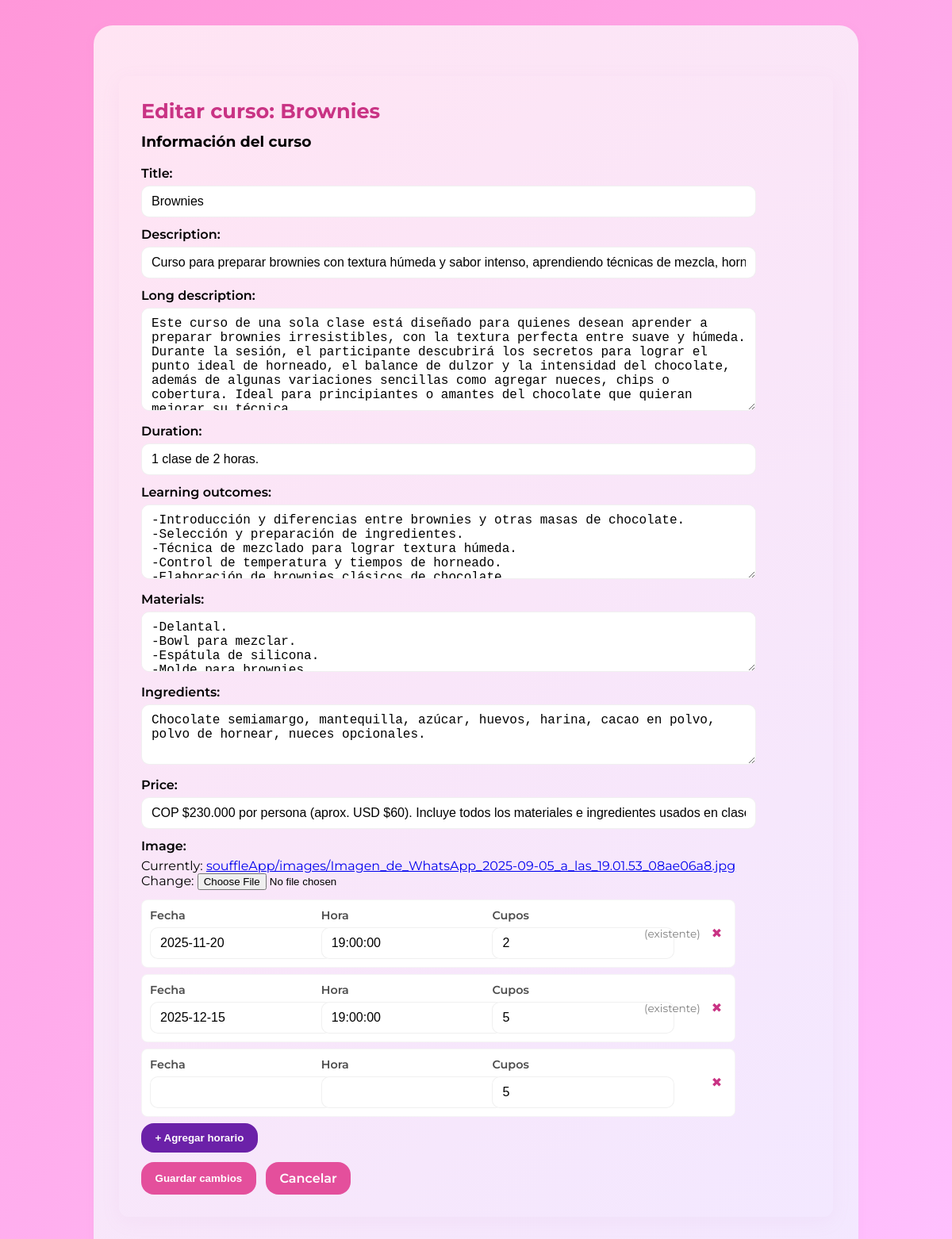
Before: /curso/2/edit/ (signed in) with the older database file.
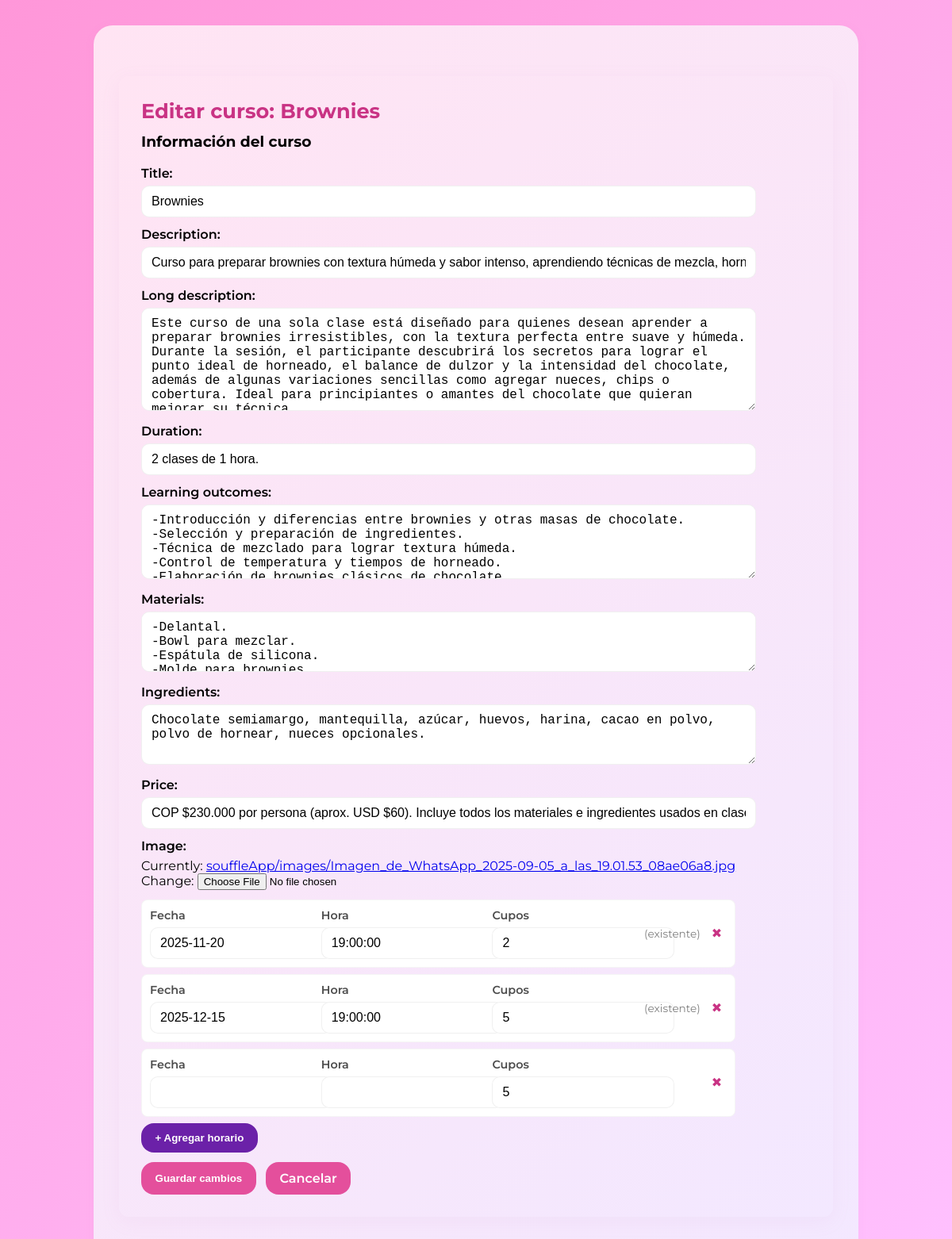
After: the same page with the newer database file.
### souffleApp/models.py (models this page shows, shortened)
class SouffleApp(models.Model):
    title = models.CharField(max_length=100)
    description = models.CharField(max_length=250)
    long_description = models.TextField(blank=True)
    duration = models.CharField(max_length=50, blank=True)
    learning_outcomes = models.TextField(blank=True)
    materials = models.TextField(blank=True)
    ingredients = models.TextField(blank=True)
    price = models.CharField(max_length=150, blank=True)
    image = models.ImageField(upload_to='souffleApp/images/')
    embedding = models.BinaryField(null=True, blank=True)

### souffleApp/views.py (the view)
# urls.py: path('curso/<int:curso_id>/edit/', souffle.curso_edit, name='curso_edit'),
@admin_required
def curso_edit(request, curso_id):
    curso = get_object_or_404(SouffleApp, id=curso_id)
    HorarioFormSet = inlineformset_factory(SouffleApp, Horario, fields=('fecha', 'hora', 'cupos'), extra=1, can_delete=True)
    if request.method == 'POST':
        form = CursoForm(request.POST, request.FILES, instance=curso)
        formset = HorarioFormSet(request.POST, instance=curso)
        if form.is_valid() and formset.is_valid():
            form.save()
            formset.save()
            messages.success(request, 'Curso y horarios actualizados.')
            return redirect('curso_detail', curso_id=curso.id)
        else:
            messages.error(request, 'Errores en el formulario. Verifica los campos.')
    else:
        form = CursoForm(instance=curso)
        formset = HorarioFormSet(instance=curso)
    return render(request, 'souffleApp/curso_edit.html', {'form': form, 'curso': curso, 'formset': formset})

### souffleApp/forms.py
class CursoForm(forms.ModelForm):
    class Meta:
        model = SouffleApp
        fields = ['title', 'description', 'long_description', 'duration', 'learning_outcomes', 'materials', 'ingredients', 'price', 'image']
        widgets = {
            'title': forms.TextInput(attrs={'class': 'form-control'}),
            'description': forms.TextInput(attrs={'class': 'form-control'}),
            'long_description': forms.Textarea(attrs={'class': 'form-control', 'rows': 6}),
            'duration': forms.TextInput(attrs={'class': 'form-control'}),
            'learning_outcomes': forms.Textarea(attrs={'class': 'form-control', 'rows': 4}),
            'materials': forms.Textarea(attrs={'class': 'form-control', 'rows': 3}),
            'ingredients': forms.Textarea(attrs={'class': 'form-control', 'rows': 3}),
            'price': forms.TextInput(attrs={'class': 'form-control'}),
            'image': forms.ClearableFileInput(attrs={'class': 'form-control'}),
        }

### souffleApp/templates/souffleApp/curso_edit.html (shortened to what this page needs)
{% extends 'souffleApp/base.html' %}
{% block content %}
<div class="edit-container">
  <h2 class="edit-title">Editar curso: {{ curso.title }}</h2>
    <form method="post" enctype="multipart/form-data" class="edit-form">
  <h3 style="margin-top:0;">Información del curso</h3>
  {{ form.as_p }}
  {% if formset %}
        <div class="horarios-list">
          {% for f in formset.forms %}
            <div class="horario-row">
              <div class="horario-field">
                <label>Fecha</label>
                {{ f.fecha }}
              </div>
              <div class="horario-field">
                <label>Hora</label>
                {{ f.hora }}
              </div>
              <div class="horario-field horario-cupos">
                <label>Cupos</label>
                {{ f.cupos }}
              </div>
              <div class="horario-actions">
                {% if f.instance.pk %}
                  <span class="delete-marker">(existente)</span>
                {% endif %}
                <button type="button" class="remove-row">✖</button>
              </div>
            </div>
          {% endfor %}
        </div>
        <div style="margin-bottom:12px;">
          <button type="button" id="add-horario" class="auth-btn" style="background:#6b21a8">+ Agregar horario</button>
        </div>
      {% endif %}
      <div style="display:flex; gap:12px; margin-top:12px;">
        <button type="submit" class="auth-btn">Guardar cambios</button>
        <a href="{% url 'curso_detail' curso.id %}" class="entry-btn">Cancelar</a>
      </div>
    </form>
</div>
{% endblock %}

Changed rows visible on the page:
changed SouffleApp "Brownies": duration "1 clase de 2 horas." → "2 clases de 1 hora."
